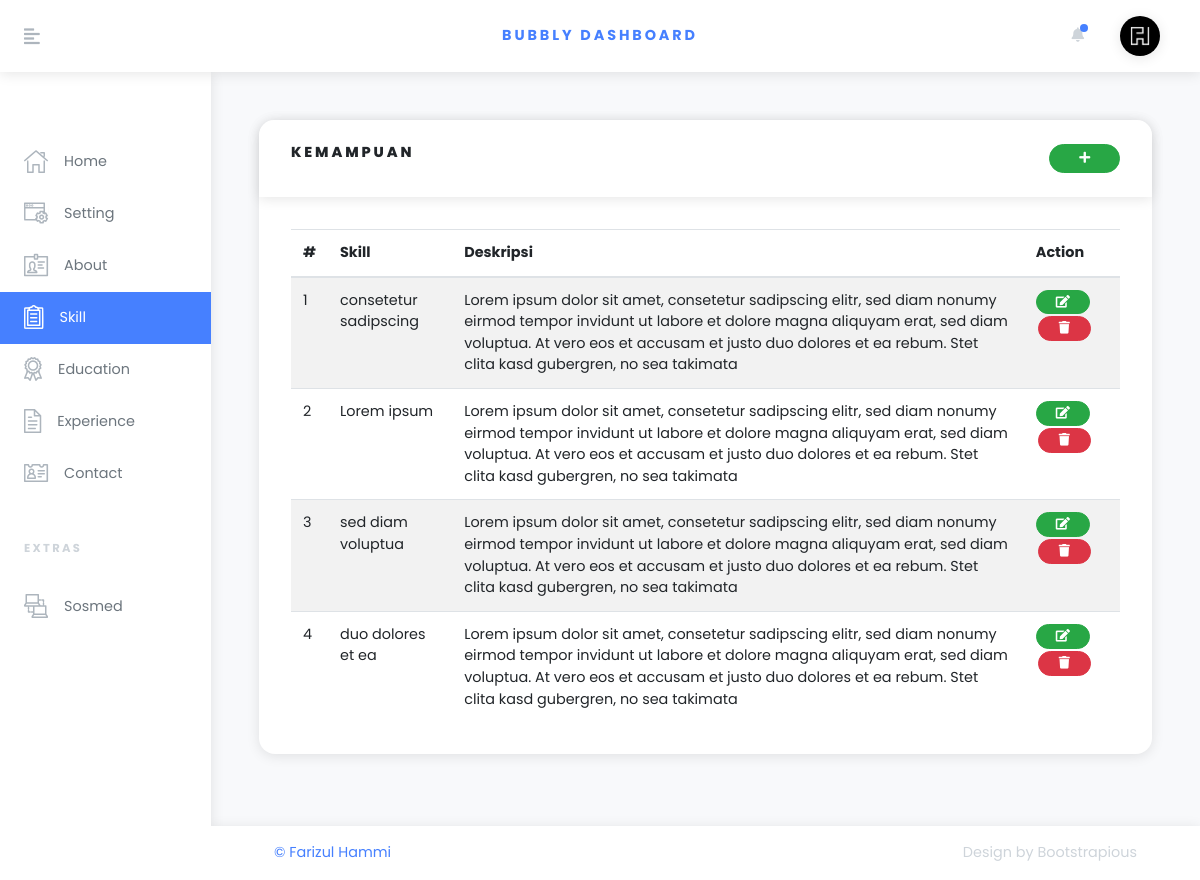
The page /admiin/settings/skill.php (signed in) on the database its author committed.
### tables this page shows
CREATE TABLE `website_setting` (
  `id` int(11) NOT NULL,
  `title_web` varchar(50) NOT NULL,
  `icon_web` varchar(50) NOT NULL,
  `bg_home` varchar(255) NOT NULL
);

CREATE TABLE `skill` (
  `skill_id` int(11) NOT NULL,
  `skill_nama` varchar(122) NOT NULL,
  `deskripsi` varchar(255) NOT NULL
);

### admiin/config.php (called while the page is built, shortened)
<?php
$base_url = "http://localhost/resume/";
$base_admin = $base_url."admiin/";

### admiin/lib/cek_session.php (called while the page is built, shortened)
<?php
if (isset($_SESSION['username'])) {
    if ($cek = 0) {
        header("Location: ".$base_admin."logout");
    }else {
        $usernm = $_SESSION['username'];
    }
}else {
    header("Location: ".$base_admin."login");
}

### admiin/settings/skill.php (the view, shortened to what this page needs)
<?php
$pagename = "Skill";
require('../config.php');
require('../lib/cek_session.php');
include('../lib/header.php');
?>
        <div class="container-fluid px-xl-5">
          <section class="py-5">
          <div class="row">
             <div class="col-lg-12 mb-4">
                <div class="card">
                  <div class="card-header">
                    <h6 class="text-uppercase mb-0">Kemampuan
                      <span style="float:right" class="text-success">
                    <button type="button" class="btn btn-success btn-sm" data-toggle="modal" data-target="#modalSkill"><i class="fa fa-plus" aria-hidden="true"></i></button></span></h6>
                  </div>
                  <div class="card-body">
                  <div class="table-responsive-sm">
                    <table class="table table-striped table-hover card-text">
                      <thead>
                        <tr>
                          <th>#</th>
                          <th>Skill</th>
                          <th>Deskripsi</th>
                          <th>Action</th>
                        </tr>
                      </thead>
                      <tbody>
                        <?php
                        $no = 1;
                        $qry = mysqli_query($conn,"SELECT * FROM skill");
                        while($data = mysqli_fetch_assoc($qry)){
                        ?>
                        <tr>
                        <td><?= $no; ?></td>
                        <td><?= $data['skill_nama'] ?></td>
                        <td><?= $data['deskripsi'] ?></td>
                        <td>
                          <form action="" method="get">
                          <button type="button" class="btn btn-success btn-sm" style="padding: 2px 19px;" data-toggle="modal" data-target="#myModal" data-id="<?= $data['skill_id']; ?>"><i class="fa fa-edit" aria-hidden="true"></i></button>
                          <button name="delete" value="<?= $data['skill_id']; ?>" class="btn btn-danger btn-sm" style="padding: 2px 20px; margin:2px"><i class="fa fa-trash" aria-hidden="true"></i></button>
                          </form>
                        </td>
                        </tr>
                        <?php
                        $no++;
                        }
                        ?>
                      </tbody>
                    </table>
                  </div>
                  </div>
                </div>
             </div>
          </div>
          </section>
        </div>
       <?php
       include('../lib/footer.php');
       ?>

### admiin/lib/header.php (shortened to what this page needs)
<?php
$infouser = mysqli_fetch_assoc(mysqli_query($conn, "SELECT * FROM user WHERE username='$usernm' "));
$infoWeb = mysqli_fetch_assoc(mysqli_query($conn,"SELECT * FROM website_setting "));
?>
<!DOCTYPE html>
<html>
  <head>
    <link rel="stylesheet" href="<?= $base_url;?>vendor/bootstrap/css/bootstrap.min.css">
    <link rel="stylesheet" href="<?= $base_url;?>fontawesome-free/css/all.css">
    <link rel="stylesheet" href="<?= $base_admin;?>css/orionicons.css">
    <link rel="stylesheet" href="<?= $base_admin;?>css/style.blue.css"  id="theme-stylesheet">
    <link rel="stylesheet" href="css/custom.css">
  </head>
  <body>
    <header class="header">
    <nav class="navbar navbar-expand-lg px-4 py-2 bg-white shadow"><a href="#" class="sidebar-toggler text-gray-500 mr-4 mr-lg-5 lead"><i class="fas fa-align-left"></i></a><a href="index.html" class="navbar-brand font-weight-bold text-uppercase text-base">Bubbly Dashboard</a>
        <ul class="ml-auto d-flex align-items-center list-unstyled mb-0">
          <li class="nav-item dropdown mr-3"><a id="notifications" href="http://example.com" data-toggle="dropdown" aria-haspopup="true" aria-expanded="false" class="nav-link dropdown-toggle text-gray-400 px-1"><i class="fa fa-bell"></i><span class="notification-icon"></span></a>
          </li>
          <li class="nav-item dropdown ml-auto"><a id="userInfo" href="" data-toggle="dropdown" aria-haspopup="true" aria-expanded="false" class="nav-link dropdown-toggle"><img src="<?= $base_url."img/".$infoWeb['icon_web']; ?>" alt="<?=$infouser['nama'] ;?>" style="max-width: 2.5rem;" class="img-fluid rounded-circle shadow"></a>
          </li>
        </ul>
      </nav>
    </header>
    <div class="d-flex align-items-stretch">
      <div id="sidebar" class="sidebar py-3">
        <div class="text-gray-400 text-uppercase px-3 px-lg-4 py-4 font-weight-bold small headings-font-family"></div>
        <ul class="sidebar-menu list-unstyled">
              <li class="sidebar-list-item"><a href="<?= $base_admin;?>" class="sidebar-link text-muted<?php if($pagename == "Home") echo " active"; ?>"><i class="o-home-1 mr-3 text-gray"></i><span>Home</span></a></li>
              <li class="sidebar-list-item"><a href="<?= $base_admin;?>settings/website" class="sidebar-link text-muted <?php if($pagename == "Setting") echo " active"; ?>"><i class="o-settings-window-1 mr-3 text-gray"></i><span>Setting</span></a></li>
              <li class="sidebar-list-item"><a href="<?= $base_admin;?>settings/about" class="sidebar-link text-muted <?php if($pagename == "About") echo " active"; ?>"><i class="o-id-card-1 mr-3 text-gray"></i><span>About</span></a></li>
              <li class="sidebar-list-item"><a href="<?= $base_admin;?>settings/skill" class="sidebar-link text-muted <?php if($pagename == "Skill") echo " active"; ?>"><i class="o-survey-1 mr-3 text-gray"></i><span>Skill</span></a></li>
              <li class="sidebar-list-item"><a href="<?= $base_admin;?>settings/education" class="sidebar-link text-muted <?php if($pagename == "Education") echo " active"; ?>"><i class="o-diploma-1 mr-3 text-gray"></i><span>Education</span></a></li>
              <li class="sidebar-list-item"><a href="<?= $base_admin;?>settings/experience" class="sidebar-link text-muted <?php if($pagename == "Experience") echo " active"; ?>"><i class="o-document-1 mr-3 text-gray"></i><span>Experience</span></a></li>
              <li class="sidebar-list-item"><a href="<?= $base_admin;?>settings/contact" class="sidebar-link text-muted <?php if($pagename == "Contact") echo " active"; ?>"><i class="o-contact-card-1 mr-3 text-gray"></i><span>Contact</span></a></li>
        </ul>
        <div class="text-gray-400 text-uppercase px-3 px-lg-4 py-4 font-weight-bold small headings-font-family">EXTRAS</div>
        <ul class="sidebar-menu list-unstyled">
        <li class="sidebar-list-item"><a href="<?= $base_admin;?>settings/sosmed" class="sidebar-link text-muted <?php if($pagename == "Sosmed") echo " active"; ?>"><i class="o-network-1 mr-3 text-gray"></i><span>Sosmed</span></a></li>
        </ul>
      </div>
      <div class="page-holder w-100 d-flex flex-wrap">

### rows shown on the page
website_setting: icon_web (picture)
skill: skill_nama "consetetur sadipscing", deskripsi "Lorem ipsum dolor sit amet, consetetur sadipscing elitr, sed diam nonumy eirmod tempor invidunt ut labore et dolore magna aliquyam erat, sed diam voluptua. At vero eos et accusam et justo duo dolores et ea rebum. Stet clita kasd gubergren, no sea takimata", $data['skill_id'] 16 (drawn)
skill: skill_nama "Lorem ipsum", deskripsi "Lorem ipsum dolor sit amet, consetetur sadipscing elitr, sed diam nonumy eirmod tempor invidunt ut labore et dolore magna aliquyam erat, sed diam voluptua. At vero eos et accusam et justo duo dolores et ea rebum. Stet clita kasd gubergren, no sea takimata", $data['skill_id'] 17 (drawn)
skill: skill_nama "sed diam voluptua", deskripsi "Lorem ipsum dolor sit amet, consetetur sadipscing elitr, sed diam nonumy eirmod tempor invidunt ut labore et dolore magna aliquyam erat, sed diam voluptua. At vero eos et accusam et justo duo dolores et ea rebum. Stet clita kasd gubergren, no sea takimata", $data['skill_id'] 18 (drawn)
skill: skill_nama "duo dolores et ea", deskripsi "Lorem ipsum dolor sit amet, consetetur sadipscing elitr, sed diam nonumy eirmod tempor invidunt ut labore et dolore magna aliquyam erat, sed diam voluptua. At vero eos et accusam et justo duo dolores et ea rebum. Stet clita kasd gubergren, no sea takimata", $data['skill_id'] 19 (drawn)
